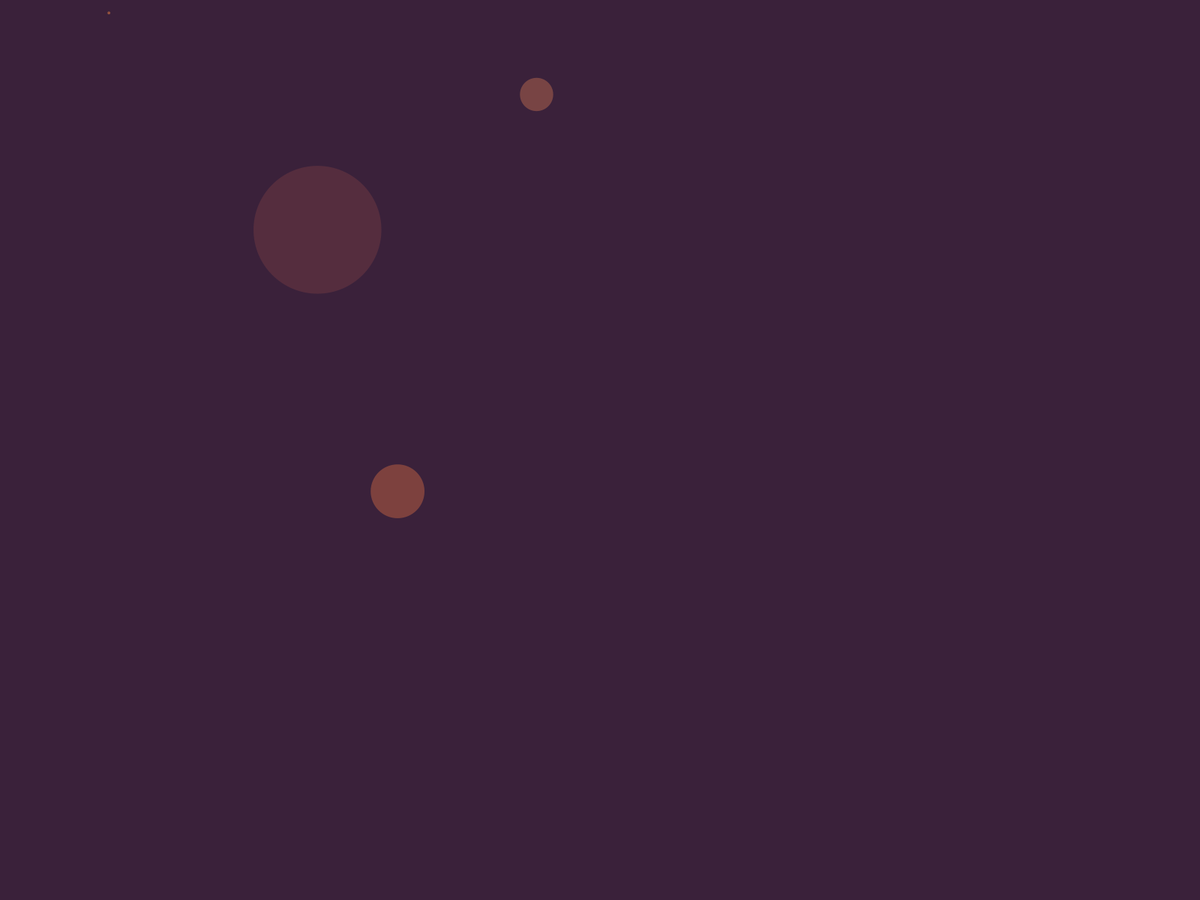
Frame 1 (no input)
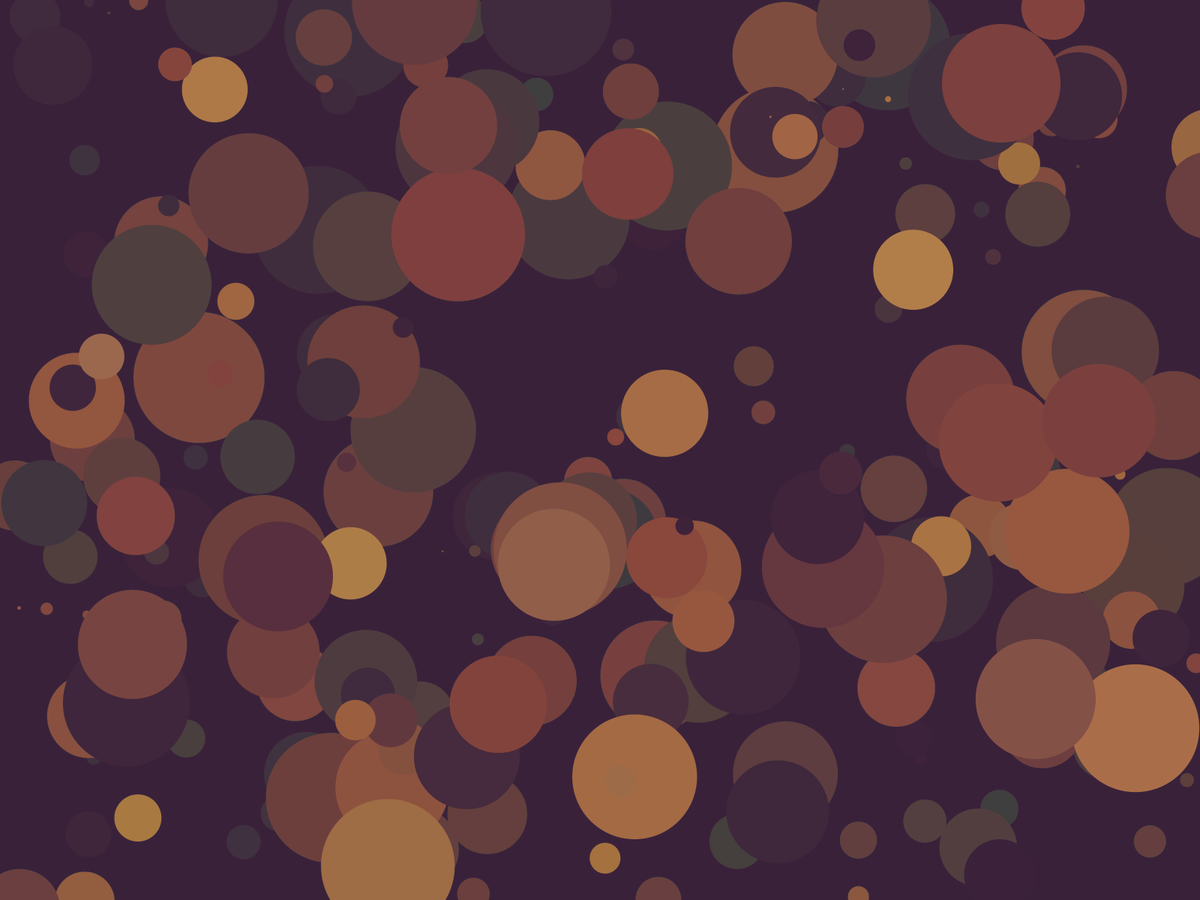
Frame 60 (the mouse pressed at the canvas centre just before this capture)
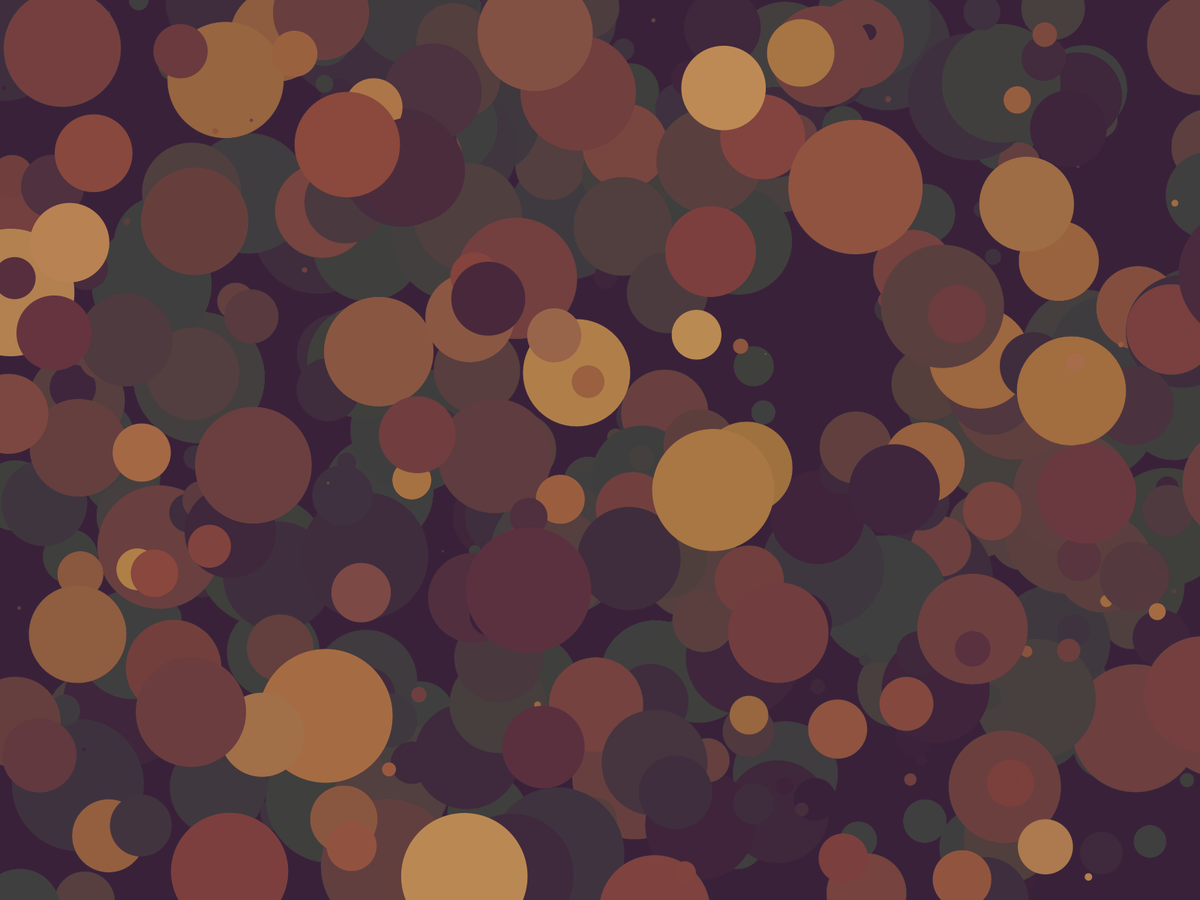
Frame 120 (the mouse held since frame 60 and released just before this capture)

The Processing sketch that drew these frames (run headless with seeded random() and noise(); from frame 60 on, the mouse is pressed at the canvas centre):

// Processing sketch: Assignment_2_ScreenSaver_Autumn
// ── Assignment_2_ScreenSaver_Autumn.pde
color orange, yellow, wine, purple; 
PVector A, B, C, D;
void setup () {
  println("This is a screensaver :)");
  fullScreen(); 
  // Choose a color palet and plug in https://lospec.com/palette-list
  orange = #914e3c;
  yellow = #c7955c;
  wine = #693540;
  purple = #3a213a;
  background(#3a213a);
  
}
void draw () {
  noStroke();
  frameRate(8);
  // Makes all the points random
  A = new PVector (random(width+random(-100,100)), random(height+random(-100,100))); 
  B = new PVector (random(width+random(-100,100)), random(height+random(-100,100))); 
  C = new PVector (random(width+random(-100,100)), random(height+random(-100,100))); 
  D = new PVector (random(width+random(-100,100)), random(height+random(-100,100))); 
  //Sets a random size to the points
  float SizeA = random(1, 180); 
  float SizeB = random(1, 180);  
  float SizeC = random(1, 180); 
  float SizeD = random(1, 180); 
  //Circle A
  fill(lerpColor(wine, purple, random(0, 1))); // Mixes the colors
  circle(A.x, A.y, SizeA);
  //Circle B
  fill(lerpColor(orange, wine, random(0, 1))); // Mixes the colors
  circle(B.x, B.y, SizeB);
  //Circle C
  fill(lerpColor(orange, yellow, random(0, 1))); // Mixes the colors
  circle(C.x, C.y, SizeC);
  //Circle D
  fill(lerpColor(yellow, wine, random(0, 1))); // Mixes the colors
  circle(D.x, D.y, SizeD);
  // Shades the canvas 
  fill(#3a213a, 2);    // makes so old shapes start to fade. 
  rect(0 , 0, width , height);    // makes so old shapes start to fade. 
  
}


  
